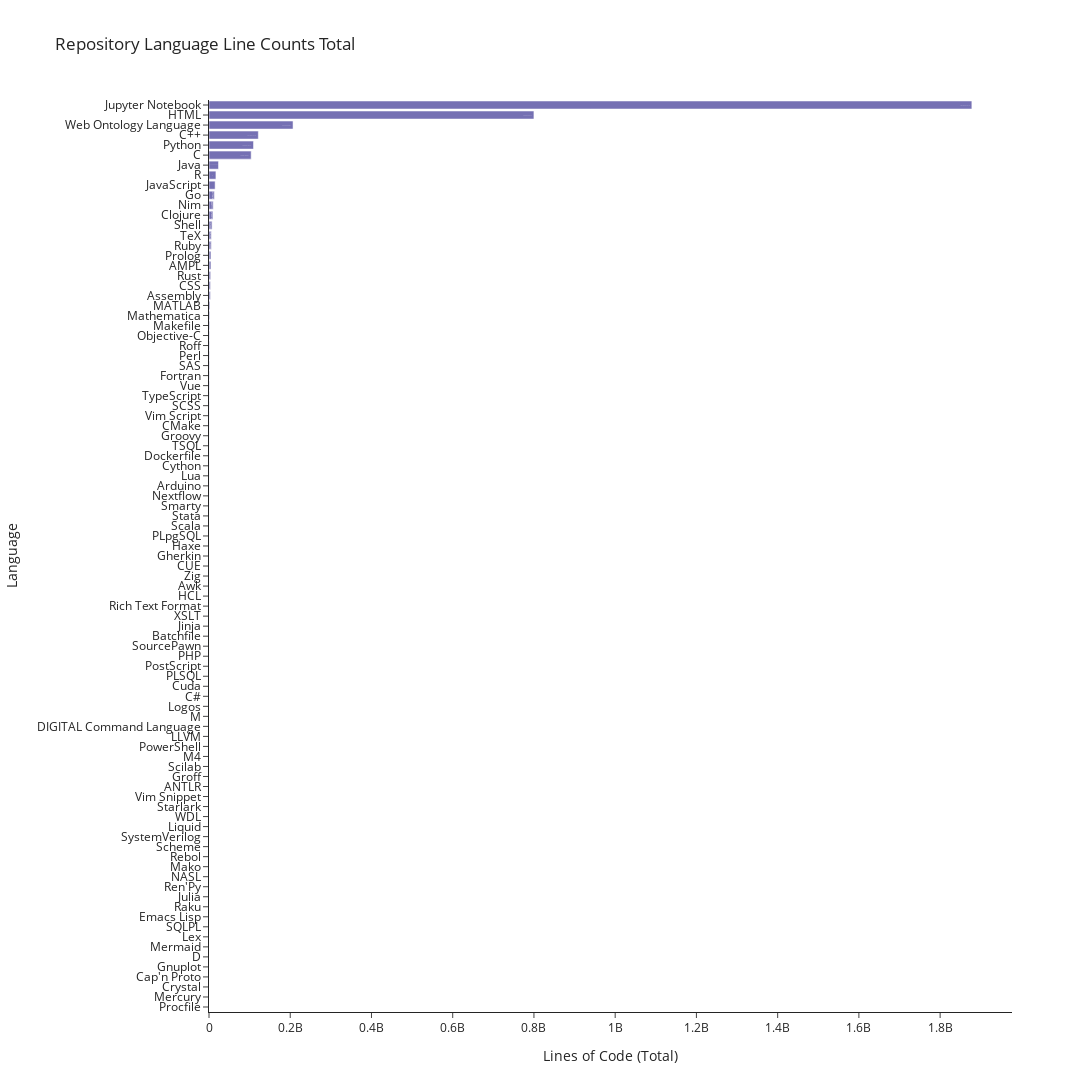

Source (notebook cell):
### Code cell
# Create a horizontal bar chart for language line count totals
fig_languages = px.bar(
    data_frame=df_total_language_line_counts.sort_values(by="line_count"),
    title=f"Repository Language Line Counts Total",
    y="language",
    x="line_count",
    color_discrete_sequence=[color_seq[2]],
    text="line_count",
    orientation="h",
    width=1200,
    height=1200,
)

# Customize layout to display count labels properly
fig_languages.update_traces(
    texttemplate="%{text}",
    textposition="inside",
)
fig_languages.update_layout(
    xaxis_title="Lines of Code (Total)",
    yaxis_title="Language",
    # ensure all y axis labels appear
    yaxis=dict(
        tickmode="array",
        tickvals=df_total_language_line_counts["language"].tolist(),
        ticktext=df_total_language_line_counts["language"].tolist(),
    ),
)

fig_languages.write_image("images/software-landscape-language-line-counts-total.png")
fig_languages.show()

### Figure 1 — Plotly figure (JSON) as saved in the notebook; plotly's stock layout.template omitted (floating-point values rounded to 4 significant figures)
{"data": [{"alignmentgroup": "True", "hovertemplate": "line_count=%{text}<br>language=%{y}<extra></extra>", "legendgroup": "", "marker": {"color": "rgb(117,112,179)", "pattern": {"shape": ""}}, "name": "", "offsetgroup": "", "orientation": "h", "showlegend": false, "text": [59, 60, 227, 311, 353, 450, 714, 739, 772, 774, 884, 1021, 1067, 1122, 1576, 1613, 2196, 3433, 3503, 4407, 4556, 4713, 5123, 6046, 6957, 8950, 10621, 12832, 13234, 13618, 14382, 16942, 18610, 22886, 26100, 37820, 40525, 47821, 49421, 51292, 51541, 54670, 54760, 57435, 62899, 67834, 68055, 73940, 78107, 85334, 112247, 152407, 181158, 188523, 190150, 203344, 205447, 226058, 294372, 351484, 449289, 554421, 806463, 862274, 932130, 964754, 1032738, 1190583, 1471854, 1710648, 2219263, 3423976, 3616513, 4031817, 4749431, 4778296, 5792990, 5812572, 7575632, 9709910, 10337111, 13179418, 15068358, 17009232, 23400332, 103818431, 109551376, 121451215, 206909487, 799925077, 1878097410], "textposition": "inside", "texttemplate": "%{text}", "type": "bar", "x": [59, 60, 227, 311, 353, 450, 714, 739, 772, 774, 884, 1021, 1067, 1122, 1576, 1613, 2196, 3433, 3503, 4407, 4556, 4713, 5123, 6046, 6957, 8950, 10621, 12832, 13234, 13618, 14382, 16942, 18610, 22886, 26100, 37820, 40525, 47821, 49421, 51292, 51541, 54670, 54760, 57435, 62899, 67834, 68055, 73940, 78107, 85334, 112247, 152407, 181158, 188523, 190150, 203344, 205447, 226058, 294372, 351484, 449289, 554421, 806463, 862274, 932130, 964754, 1032738, 1190583, 1471854, 1710648, 2219263, 3423976, 3616513, 4031817, 4749431, 4778296, 5792990, 5812572, 7575632, 9709910, 10337111, 13179418, 15068358, 17009232, 23400332, 103818431, 109551376, 121451215, 206909487, 799925077, 1878097410], "xaxis": "x", "y": ["Procfile", "Mercury", "Crystal", "Cap'n Proto", "Gnuplot", "D", "Mermaid", "Lex", "SQLPL", "Emacs Lisp", "Raku", "Julia", "Ren'Py", "NASL", "Mako", "Rebol", "Scheme", "SystemVerilog", "Liquid", "WDL", "Starlark", "Vim Snippet", "ANTLR", "Groff", "Scilab", "M4", "PowerShell", "LLVM", "DIGITAL Command Language", "M", "Logos", "C#", "Cuda", "PLSQL", "PostScript", "PHP", "SourcePawn", "Batchfile", "Jinja", "XSLT", "Rich Text Format", "HCL", "Awk", "Zig", "CUE", "Gherkin", "Haxe", "PLpgSQL", "Scala", "Stata", "Smarty", "Nextflow", "Arduino", "Lua", "Cython", "Dockerfile", "TSQL", "Groovy", "CMake", "Vim Script", "SCSS", "TypeScript", "Vue", "Fortran", "SAS", "Perl", "Roff", "Objective-C", "Makefile", "Mathematica", "MATLAB", "Assembly", "CSS", "Rust", "AMPL", "Prolog", "Ruby", "TeX", "Shell", "Clojure", "Nim", "Go", "JavaScript", "R", "Java", "C", "Python", "C++", "Web Ontology Language", "HTML", "Jupyter Notebook"], "yaxis": "y"}], "layout": {"barmode": "relative", "height": 1200, "legend": {"tracegroupgap": 0}, "title": {"text": "Repository Language Line Counts Total"}, "width": 1200, "xaxis": {"anchor": "y", "autorange": true, "domain": [0, 1], "range": [0, 1977000000.0], "title": {"text": "Lines of Code (Total)"}, "type": "linear"}, "yaxis": {"anchor": "x", "autorange": true, "domain": [0, 1], "range": [-0.5, 90.5], "tickmode": "array", "ticktext": ["Procfile", "Mercury", "Crystal", "Cap'n Proto", "Gnuplot", "D", "Mermaid", "Lex", "SQLPL", "Emacs Lisp", "Raku", "Julia", "Ren'Py", "NASL", "Mako", "Rebol", "Scheme", "SystemVerilog", "Liquid", "WDL", "Starlark", "Vim Snippet", "ANTLR", "Groff", "Scilab", "M4", "PowerShell", "LLVM", "DIGITAL Command Language", "M", "Logos", "C#", "Cuda", "PLSQL", "PostScript", "PHP", "SourcePawn", "Batchfile", "Jinja", "XSLT", "Rich Text Format", "HCL", "Awk", "Zig", "CUE", "Gherkin", "Haxe", "PLpgSQL", "Scala", "Stata", "Smarty", "Nextflow", "Arduino", "Lua", "Cython", "Dockerfile", "TSQL", "Groovy", "CMake", "Vim Script", "SCSS", "TypeScript", "Vue", "Fortran", "SAS", "Perl", "Roff", "Objective-C", "Makefile", "Mathematica", "MATLAB", "Assembly", "CSS", "Rust", "AMPL", "Prolog", "Ruby", "TeX", "Shell", "Clojure", "Nim", "Go", "JavaScript", "R", "Java", "C", "Python", "C++", "Web Ontology Language", "HTML", "Jupyter Notebook"], "tickvals": ["Procfile", "Mercury", "Crystal", "Cap'n Proto", "Gnuplot", "D", "Mermaid", "Lex", "SQLPL", "Emacs Lisp", "Raku", "Julia", "Ren'Py", "NASL", "Mako", "Rebol", "Scheme", "SystemVerilog", "Liquid", "WDL", "Starlark", "Vim Snippet", "ANTLR", "Groff", "Scilab", "M4", "PowerShell", "LLVM", "DIGITAL Command Language", "M", "Logos", "C#", "Cuda", "PLSQL", "PostScript", "PHP", "SourcePawn", "Batchfile", "Jinja", "XSLT", "Rich Text Format", "HCL", "Awk", "Zig", "CUE", "Gherkin", "Haxe", "PLpgSQL", "Scala", "Stata", "Smarty", "Nextflow", "Arduino", "Lua", "Cython", "Dockerfile", "TSQL", "Groovy", "CMake", "Vim Script", "SCSS", "TypeScript", "Vue", "Fortran", "SAS", "Perl", "Roff", "Objective-C", "Makefile", "Mathematica", "MATLAB", "Assembly", "CSS", "Rust", "AMPL", "Prolog", "Ruby", "TeX", "Shell", "Clojure", "Nim", "Go", "JavaScript", "R", "Java", "C", "Python", "C++", "Web Ontology Language", "HTML", "Jupyter Notebook"], "title": {"text": "Language"}, "type": "category"}}}
